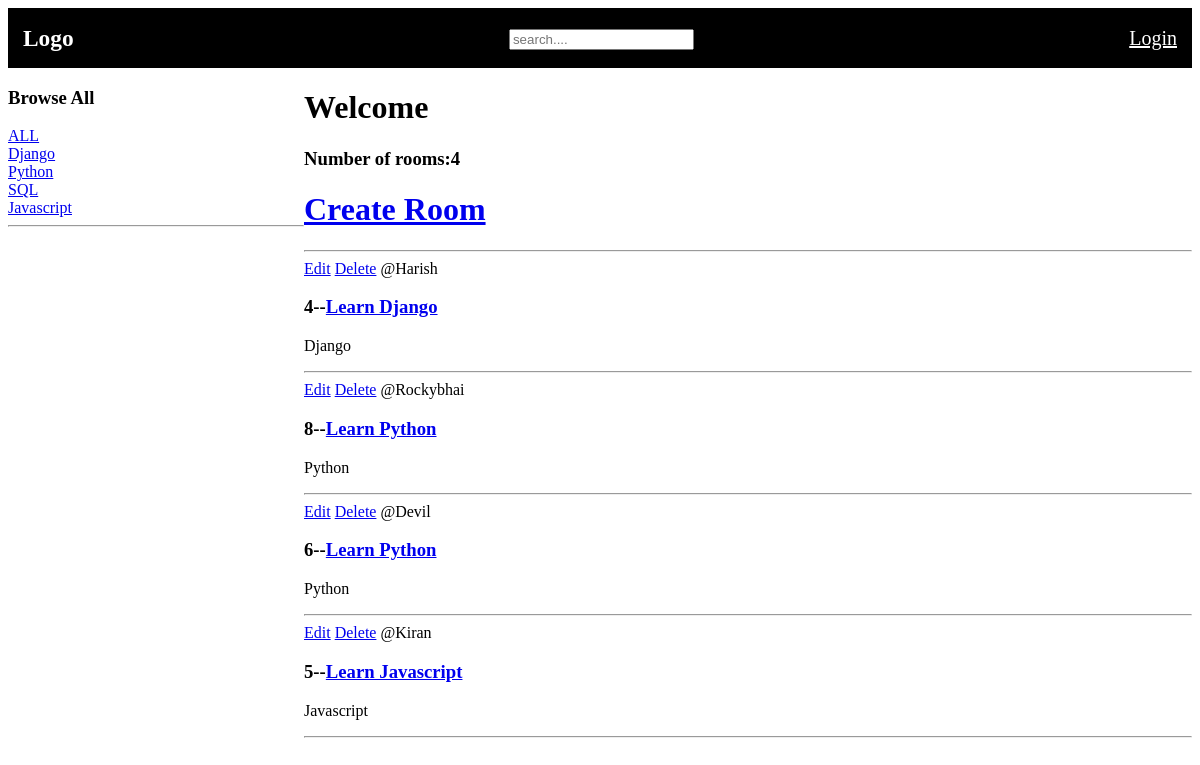
The page / on the database its author committed.
### app1/models.py (models this page shows, shortened)
class Topic(models.Model):
    topic=models.CharField(max_length=1000)

class Room (models.Model):
    topic=models.ForeignKey(Topic,on_delete=models.SET_NULL,null=True)
    host=models.ForeignKey(User,on_delete=models.SET_NULL,null=True)
    name=models.CharField(max_length=200)
    description = models.TextField(null=True,blank=True)
    updated_models=models.DateTimeField(auto_now=True)
    created=models.DateTimeField(auto_now_add=True)
    class Meta:
        ordering=['-updated_models','created']
    def __str__(self):
        return (self.name)

### app1/views.py (the view)
# urls.py: path('',views.home,name='home'),
def home(request):
    q=request.GET.get('q') if(request.GET.get('q'))!= None else ''  #inline if condition
    rooms=Room.objects.filter(Q(topic__topic__icontains=q) |
                              Q(name__icontains=q) |
                              Q(description__icontains=q)
                              )
    print(rooms)
    topics=Topic.objects.all()
    roomsCount=rooms.count()
    context={'rooms':rooms,'topics':topics,'roomsCount':roomsCount}
    return render(request,'app1/home.html',context)

### app1/templates/app1/home.html (shortened to what this page needs)
{% extends 'main.html' %}
{% block content %}
<div class="container">
    <div>
        <h3>Browse All</h3>
        <div>
            <a href="{% url 'home' %}">ALL</a>
        </div>
        <div>
            {% for topic in topics %}
            <div>
                <a href="{% url 'home' %}?q={{topic.topic}}">{{topic.topic}}</a>
                </div>
            {% endfor %}
            </div>
        <hr>
    </div>
    <div>
<h1>Welcome</h1>
<h3>Number of rooms:{{roomsCount}}</h3>
<h1><a href="{% url 'roomCreation' %}">Create Room</a></h1>
<hr>
{% for room in rooms %}
<div>
     <a href="{% url 'roomUpdation' room.id %}">Edit</a>
     <a href="{% url 'deleteRoom' room.id %}">Delete</a>
    <span>@{{room.host.username}}</span>
    <h3>{{room.id}}--<a href="/room/{{room.id}}">{{room.name}}</a></h3>
    <p>{{room.topic.topic }}</p>
    <hr>
</div>
{% endfor %}
{% endblock %}

### templates/main.html (shortened to what this page needs)
<!doctype html>
<html lang="en">
<head>
</head>
<body>
{% include 'navbar.html' %}
{% block content %}{% endblock %}
</body>
</html>

### templates/navbar.html (shortened to what this page needs)
<!doctype html>
<html lang="en">
<head>
</head>
<body>
<navbar class="nav">
    <h3 >Logo</h3>
    <div>
        <form method="GET" action="{% url 'home' %}">
            <input type="text" name="q" placeholder="search....">
        </form>
    </div>
    <div>
        {% if request.user.is_authenticated %}
        <a href="{% url 'logout_page' %}">Logout</a>
        {% else %}
        <a href="{% url 'login_page' %}" class="login">Login</a>
        {% endif %}
    </div>
</navbar>
</body>
</html>

### templates/navbar.html (style rules this page uses)
.nav { height:30px; padding:15px; background-color:#000; color:#fff; font-weight:500; font-size:20px; display:flex; align-items:center; justify-content:space-between; column-gap:30px; }
.login { color:White; }

### app1/templates/app1/home.html (style rules this page uses)
.container { display:grid; grid-template-columns:1fr 3fr; }

### rows shown on the page
Topic: topic "Django"
Topic: topic "Python"
Topic: topic "SQL"
Topic: topic "Javascript"
Room: host.username "Harish", id "4", name "Learn Django", topic.topic "Django"
Room: host.username "Rockybhai", id "8", name "Learn Python", topic.topic "Python"
Room: host.username "Devil", id "6", name "Learn Python", topic.topic "Python"
Room: host.username "Kiran", id "5", name "Learn Javascript", topic.topic "Javascript"

### other values the page prints
{{ roomsCount }} "4"
